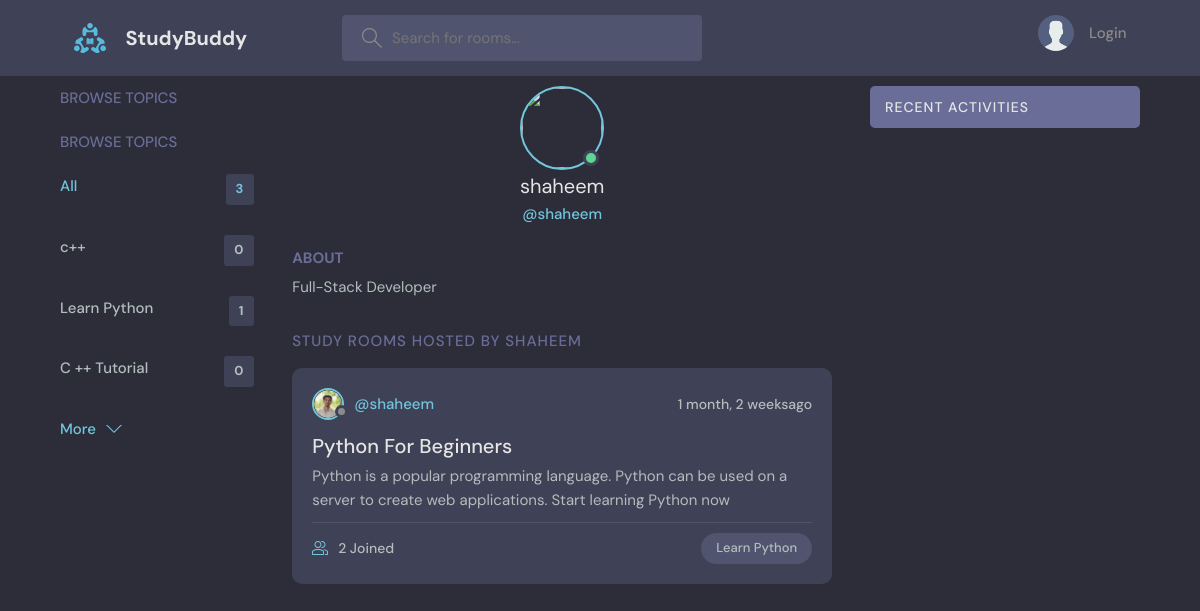
Page /profile/1/ on the committed database.
### base/models.py (models this page shows, shortened)
class Topic(models.Model):
    name = models.CharField(max_length=200)

class User(AbstractUser):
    name = models.CharField(max_length=200, null=True,blank=True)
    email = models.EmailField(unique=True, null=True,blank=True)
    bio = models.TextField(null=True,blank=True)
    avatar = models.ImageField(null=True,blank=True,default='avatar.svg')
    USERNAME_FIELD = 'email'
    REQUIRED_FIELDS = ['username']

class Room(models.Model):
    host = models.ForeignKey(User, on_delete=models.SET_NULL,null=True)
    topic = models.ForeignKey(Topic, on_delete=models.SET_NULL,null=True)
    name = models.CharField(max_length=200)
    description = models.TextField(blank=True,null=True)
    participants = models.ManyToManyField(User,related_name='participants',blank=True)
    updated = models.DateTimeField(auto_now=True)
    created = models.DateTimeField(auto_now_add=True)
    class Meta:
        ordering = ["-updated","-created"]

### base/views.py (the view)
# urls.py: path('profile/<str:pk>/',views.userProfile,name="user-profile"),
def userProfile(request,pk):
    user = User.objects.get(id=pk)
    rooms = user.room_set.all() #------
    room_message = user.message_set.all()
    topics = Topic.objects.all()
    context = {'user':user,'rooms':rooms,'room_message':room_message,'topics':topics}
    return render(request,'base/profile.html',context)

### base/templates/base/profile.html (shortened to what this page needs)
{% extends "main.html" %}
{% block content %}
  <main class="profile-page layout layout--3">
    <div class="container">
      <div class="topics">
        <div class="topics__header">
          <h2>Browse Topics</h2>
        </div>
        {% include "base/topic_component.html" %}
      </div>
      <div class="roomList">
        <div class="profile">
          <div class="profile__avatar">
            <div class="avatar avatar--large active">
              <img src="{{request.user.avatar.url}}" />
            </div>
          </div>
          <div class="profile__info">
            <h3>{{user.username}}</h3>
            <p>@{{user.username}}</p>
          </div>
          <div class="profile__about">
            <h3>About</h3>
            <p>
            {{user.bio}}
            </p>
          </div>
        </div>
        <div class="roomList__header">
          <div>
            <h2>Study Rooms Hosted by {{user.username}}</a>
            </h2>
          </div>
        </div>
        {% include "base/feed_component.html" %}
      </div>
      {% include "base/activity_component.html" %}
    </div>
  </main>
{% endblock %}

### base/templates/base/topic_component.html
<div class="topics">
  <div class="topics__header">
    <h2>Browse Topics</h2>
  </div>
  <ul class="topics__list">
    <li>
      <a href="{% url 'home' %}" class="active">All <span>{{topics.count}}</span></a>
    </li>
    {% for topic in topics %}
    <li>
      <a href="{% url 'home' %}?q={{topic.name}}">{{ topic.name }}<span>{{topic.room_set.all.count}}</span></a>
    </li>
     {% endfor %}
  </ul>
  <a class="btn btn--link" href="{% url 'topics' %}">
    More
    <svg version="1.1" xmlns="http://www.w3.org/2000/svg" width="32" height="32" viewBox="0 0 32 32">
      <title>chevron-down</title>
      <path d="M16 21l-13-13h-3l16 16 16-16h-3l-13 13z"></path>
    </svg>
  </a>
</div>

### base/templates/base/feed_component.html (shortened to what this page needs)
{% for room in rooms %}
<div class="roomListRoom">
  <div class="roomListRoom__header">
    <a href="{% url 'user-profile' room.host.id %}" class="roomListRoom__author">
      <div class="avatar avatar--small">
        <img src="{{room.host.avatar.url}}" />
      </div>
      <span>@{{room.host.username}}</span>
    </a>
    <div class="roomListRoom__actions">
      <span>{{room.created|timesince}}ago</span>
    </div>
  </div>
  <div class="roomListRoom__content">
    <a href="{% url 'room' room.id  %}">{{room.name}}</a>
    <p>{{room.description}}</p>
  </div>
  <div class="roomListRoom__meta">
    <a href="{% url 'room' room.id  %}" class="roomListRoom__joined">
      {{room.participants.all.count}} Joined
    </a>
    <p class="roomListRoom__topic">{{room.topic.name}}</p>
  </div>
</div>
 {% endfor %}

### rows in the picture
Topic: name "c++", room_set.all.count "0"
Topic: name "Learn Python", room_set.all.count "1"
Topic: name "C ++ Tutorial", room_set.all.count "0"
User: username "shaheem", bio "Full-Stack Developer", username "SHAHEEM"
Room: host.avatar (picture), host.username "shaheem", created "1 month, 2 weeks", name "Python For Beginners", description "Python is a popular programming language. Python can be used on a server to create web applications. Start learning Python now", participants.all.count "2", topic.name "Learn Python"

### other values in the picture
{{ topics.count }} "3"
